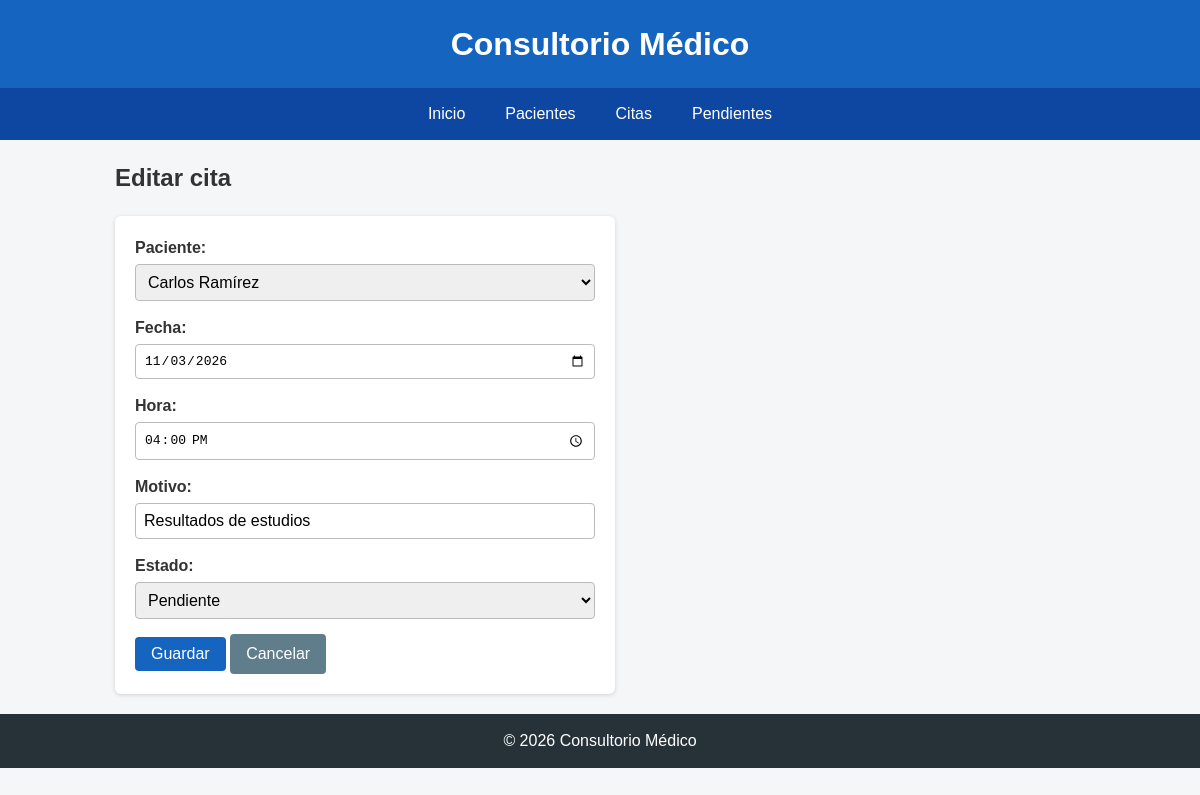
Page /citas/7/editar/ on the earlier database version.
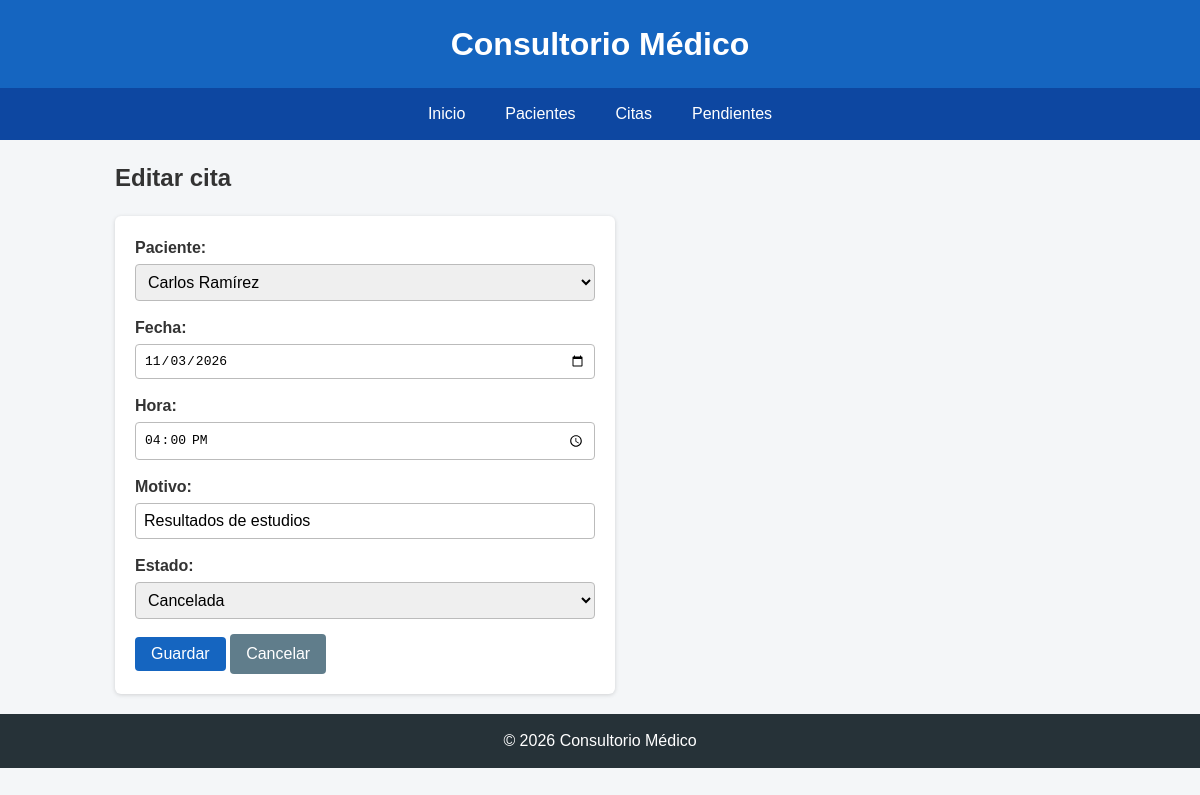
Same page on the later database version.
### citas/models.py (models this page shows, shortened)
class Cita(models.Model):
    ESTADOS = [
        ('Pendiente', 'Pendiente'),
        ('Confirmada', 'Confirmada'),
        ('Cancelada', 'Cancelada'),
    ]
    paciente = models.ForeignKey(Paciente, on_delete=models.CASCADE)
    fecha = models.DateField()
    hora = models.TimeField()
    motivo = models.CharField(max_length=200)
    estado = models.CharField(max_length=20, choices=ESTADOS, default='Pendiente')

### citas/views.py (the view)
# urls.py: path('citas/<int:id>/editar/', views.editar_cita, name='editar_cita'),
def editar_cita(request, id):
    cita = get_object_or_404(Cita, id=id)
    if request.method == 'POST':
        form = CitaForm(request.POST, instance=cita)
        if form.is_valid():
            form.save()
            messages.success(request, 'Cita médica actualizada correctamente.')
            return redirect('lista_citas')
        for error in form.non_field_errors():
            messages.error(request, error)
    else:
        form = CitaForm(instance=cita)
    return render(request, 'citas/formulario.html', {
        'form': form,
        'titulo': 'Editar cita',
        'volver': 'lista_citas',
    })

### citas/forms.py (shortened to what this page needs)
class CitaForm(forms.ModelForm):
    class Meta:
        model = Cita
        fields = ['paciente', 'fecha', 'hora', 'motivo', 'estado']
        widgets = {
            'fecha': forms.DateInput(attrs={'type': 'date'}, format='%Y-%m-%d'),
            'hora': forms.TimeInput(attrs={'type': 'time'}, format='%H:%M'),
        }

### citas/models.py (called while the page is built)
    def __str__(self):
        return f"{self.nombre} {self.apellido}"

### citas/templates/citas/formulario.html (shortened to what this page needs)
{% extends 'citas/base.html' %}
{% block contenido %}
    <h2>{{ titulo }}</h2>
    <form method="post" novalidate class="formulario">
        {% for campo in form %}
        <div class="campo">
            {{ campo.label_tag }}
            {{ campo }}
        </div>
        {% endfor %}
        <button type="submit" class="boton">Guardar</button>
        <a href="{% url volver %}" class="boton secundario">Cancelar</a>
    </form>
{% endblock %}

Differences in the rows shown:
changed Cita "Carlos Ramírez": estado "Pendiente" → "Cancelada"
